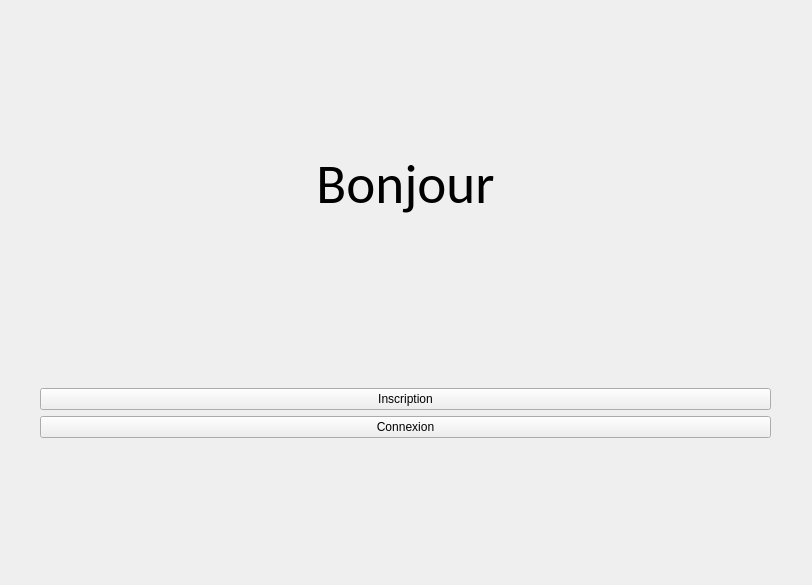
<?xml version="1.0" encoding="UTF-8"?>
<ui version="4.0">
 <class>windows</class>
 <widget class="QWidget" name="windows">
  <property name="geometry">
   <rect>
    <x>0</x>
    <y>0</y>
    <width>812</width>
    <height>585</height>
   </rect>
  </property>
  <property name="windowTitle">
   <string>ShareCount</string>
  </property>
  <widget class="QStackedWidget" name="stackedWidget">
   <property name="geometry">
    <rect>
     <x>0</x>
     <y>0</y>
     <width>811</width>
     <height>581</height>
    </rect>
   </property>
   <property name="currentIndex">
    <number>0</number>
   </property>
   <widget class="QWidget" name="connexion_inscription">
    <widget class="QWidget" name="gridLayoutWidget_5">
     <property name="geometry">
      <rect>
       <x>0</x>
       <y>0</y>
       <width>811</width>
       <height>581</height>
      </rect>
     </property>
     <layout class="QGridLayout" name="gridLayout_5">
      <item row="4" column="1">
       <widget class="QPushButton" name="bouttonInscription">
        <property name="text">
         <string>Inscription</string>
        </property>
       </widget>
      </item>
      <item row="5" column="1">
       <widget class="QPushButton" name="bouttonConnexion">
        <property name="text">
         <string>Connexion</string>
        </property>
       </widget>
      </item>
      <item row="4" column="2">
       <spacer name="horizontalSpacer_10">
        <property name="orientation">
         <enum>Qt::Horizontal</enum>
        </property>
        <property name="sizeType">
         <enum>QSizePolicy::Minimum</enum>
        </property>
        <property name="sizeHint" stdset="0">
         <size>
          <width>40</width>
          <height>20</height>
         </size>
        </property>
       </spacer>
      </item>
      <item row="6" column="1">
       <spacer name="verticalSpacer_9">
        <property name="orientation">
         <enum>Qt::Vertical</enum>
        </property>
        <property name="sizeHint" stdset="0">
         <size>
          <width>20</width>
          <height>40</height>
         </size>
        </property>
       </spacer>
      </item>
      <item row="0" column="1">
       <spacer name="verticalSpacer_10">
        <property name="orientation">
         <enum>Qt::Vertical</enum>
        </property>
        <property name="sizeType">
         <enum>QSizePolicy::Minimum</enum>
        </property>
        <property name="sizeHint" stdset="0">
         <size>
          <width>20</width>
          <height>150</height>
         </size>
        </property>
       </spacer>
      </item>
      <item row="3" column="1">
       <widget class="QLabel" name="label">
        <property name="text">
         <string/>
        </property>
       </widget>
      </item>
      <item row="4" column="0">
       <spacer name="horizontalSpacer_11">
        <property name="orientation">
         <enum>Qt::Horizontal</enum>
        </property>
        <property name="sizeType">
         <enum>QSizePolicy::Minimum</enum>
        </property>
        <property name="sizeHint" stdset="0">
         <size>
          <width>40</width>
          <height>20</height>
         </size>
        </property>
       </spacer>
      </item>
      <item row="1" column="1">
       <widget class="QLabel" name="label_3">
        <property name="font">
         <font>
          <family>Calibri</family>
          <pointsize>41</pointsize>
         </font>
        </property>
        <property name="text">
         <string>Bonjour</string>
        </property>
        <property name="textFormat">
         <enum>Qt::AutoText</enum>
        </property>
        <property name="alignment">
         <set>Qt::AlignCenter</set>
        </property>
       </widget>
      </item>
      <item row="2" column="1">
       <spacer name="verticalSpacer_11">
        <property name="orientation">
         <enum>Qt::Vertical</enum>
        </property>
        <property name="sizeHint" stdset="0">
         <size>
          <width>20</width>
          <height>40</height>
         </size>
        </property>
       </spacer>
      </item>
     </layout>
    </widget>
   </widget>
   <widget class="QWidget" name="inscription">
    <widget class="QWidget" name="gridLayoutWidget_6">
     <property name="geometry">
      <rect>
       <x>0</x>
       <y>0</y>
       <width>811</width>
       <height>581</height>
      </rect>
     </property>
     <layout class="QGridLayout" name="gridLayout_6">
      <item row="3" column="1">
       <widget class="QLabel" name="label_5">
        <property name="text">
         <string>Prenom :</string>
        </property>
       </widget>
      </item>
      <item row="4" column="1">
       <widget class="QLineEdit" name="lineEdit_Prenom">
        <property name="echoMode">
         <enum>QLineEdit::Normal</enum>
        </property>
       </widget>
      </item>
      <item row="15" column="1">
       <spacer name="verticalSpacer_12">
        <property name="orientation">
         <enum>Qt::Vertical</enum>
        </property>
        <property name="sizeType">
         <enum>QSizePolicy::Minimum</enum>
        </property>
        <property name="sizeHint" stdset="0">
         <size>
          <width>40</width>
          <height>80</height>
         </size>
        </property>
       </spacer>
      </item>
      <item row="2" column="2">
       <spacer name="horizontalSpacer_12">
        <property name="orientation">
         <enum>Qt::Horizontal</enum>
        </property>
        <property name="sizeType">
         <enum>QSizePolicy::Preferred</enum>
        </property>
        <property name="sizeHint" stdset="0">
         <size>
          <width>200</width>
          <height>20</height>
         </size>
        </property>
       </spacer>
      </item>
      <item row="2" column="1">
       <widget class="QLineEdit" name="lineEdit_Nom"/>
      </item>
      <item row="21" column="1">
       <spacer name="verticalSpacer_13">
        <property name="orientation">
         <enum>Qt::Vertical</enum>
        </property>
        <property name="sizeType">
         <enum>QSizePolicy::Minimum</enum>
        </property>
        <property name="sizeHint" stdset="0">
         <size>
          <width>20</width>
          <height>40</height>
         </size>
        </property>
       </spacer>
      </item>
      <item row="2" column="0">
       <spacer name="horizontalSpacer_13">
        <property name="orientation">
         <enum>Qt::Horizontal</enum>
        </property>
        <property name="sizeType">
         <enum>QSizePolicy::Preferred</enum>
        </property>
        <property name="sizeHint" stdset="0">
         <size>
          <width>200</width>
          <height>20</height>
         </size>
        </property>
       </spacer>
      </item>
      <item row="8" column="1">
       <widget class="QLabel" name="label_8">
        <property name="text">
         <string>Pseudo :</string>
        </property>
       </widget>
      </item>
      <item row="19" column="1">
       <spacer name="verticalSpacer_14">
        <property name="orientation">
         <enum>Qt::Vertical</enum>
        </property>
        <property name="sizeType">
         <enum>QSizePolicy::Minimum</enum>
        </property>
        <property name="sizeHint" stdset="0">
         <size>
          <width>20</width>
          <height>20</height>
         </size>
        </property>
       </spacer>
      </item>
      <item row="1" column="1">
       <widget class="QLabel" name="label_9">
        <property name="text">
         <string>Nom :</string>
        </property>
       </widget>
      </item>
      <item row="14" column="0">
       <spacer name="verticalSpacer_15">
        <property name="orientation">
         <enum>Qt::Vertical</enum>
        </property>
        <property name="sizeType">
         <enum>QSizePolicy::Maximum</enum>
        </property>
        <property name="sizeHint" stdset="0">
         <size>
          <width>20</width>
          <height>80</height>
         </size>
        </property>
       </spacer>
      </item>
      <item row="14" column="2">
       <spacer name="verticalSpacer_16">
        <property name="orientation">
         <enum>Qt::Vertical</enum>
        </property>
        <property name="sizeType">
         <enum>QSizePolicy::Maximum</enum>
        </property>
        <property name="sizeHint" stdset="0">
         <size>
          <width>20</width>
          <height>80</height>
         </size>
        </property>
       </spacer>
      </item>
      <item row="0" column="1">
       <spacer name="verticalSpacer_17">
        <property name="orientation">
         <enum>Qt::Vertical</enum>
        </property>
        <property name="sizeType">
         <enum>QSizePolicy::Maximum</enum>
        </property>
        <property name="sizeHint" stdset="0">
         <size>
          <width>20</width>
          <height>40</height>
         </size>
        </property>
       </spacer>
      </item>
      <item row="20" column="1">
       <widget class="QPushButton" name="retourAccueil_inscription">
        <property name="text">
         <string>Accueil</string>
        </property>
       </widget>
      </item>
      <item row="12" column="1">
       <widget class="QLineEdit" name="lineEdit_Mdp_inscription">
        <property name="echoMode">
         <enum>QLineEdit::Password</enum>
        </property>
       </widget>
      </item>
      <item row="11" column="1">
       <widget class="QLabel" name="label_10">
        <property name="text">
         <string>Mdp :</string>
        </property>
       </widget>
      </item>
      <item row="18" column="1">
       <widget class="QPushButton" name="boutton_Inscription">
        <property name="text">
         <string>Créer Compte</string>
        </property>
       </widget>
      </item>
      <item row="10" column="1">
       <widget class="QLineEdit" name="lineEdit_Pseudo">
        <property name="echoMode">
         <enum>QLineEdit::Normal</enum>
        </property>
       </widget>
      </item>
      <item row="7" column="1">
       <widget class="QLineEdit" name="lineEdit_eMail_inscription"/>
      </item>
      <item row="6" column="1">
       <widget class="QLabel" name="label_11">
        <property name="text">
         <string>eMail :</string>
        </property>
       </widget>
      </item>
      <item row="14" column="1">
       <widget class="QGroupBox" name="mailValide">
        <property name="enabled">
         <bool>true</bool>
        </property>
        <property name="autoFillBackground">
         <bool>false</bool>
        </property>
        <property name="title">
         <string/>
        </property>
        <property name="flat">
         <bool>false</bool>
        </property>
        <widget class="QRadioButton" name="buttonmailvalide">
         <property name="geometry">
          <rect>
           <x>60</x>
           <y>0</y>
           <width>121</width>
           <height>91</height>
          </rect>
         </property>
         <property name="layoutDirection">
          <enum>Qt::LeftToRight</enum>
         </property>
         <property name="text">
          <string>eMailvalidé</string>
         </property>
        </widget>
        <widget class="QRadioButton" name="buttonmailInvalide">
         <property name="geometry">
          <rect>
           <x>250</x>
           <y>0</y>
           <width>131</width>
           <height>91</height>
          </rect>
         </property>
         <property name="layoutDirection">
          <enum>Qt::LeftToRight</enum>
         </property>
         <property name="text">
          <string>eMailNonvalidé</string>
         </property>
        </widget>
       </widget>
      </item>
     </layout>
    </widget>
   </widget>
   <widget class="QWidget" name="connexion">
    <widget class="QWidget" name="gridLayoutWidget_4">
     <property name="geometry">
      <rect>
       <x>0</x>
       <y>0</y>
       <width>811</width>
       <height>581</height>
      </rect>
     </property>
     <layout class="QGridLayout" name="gridLayout_4">
      <item row="1" column="2">
       <spacer name="horizontalSpacer_4">
        <property name="orientation">
         <enum>Qt::Horizontal</enum>
        </property>
        <property name="sizeType">
         <enum>QSizePolicy::Minimum</enum>
        </property>
        <property name="sizeHint" stdset="0">
         <size>
          <width>200</width>
          <height>20</height>
         </size>
        </property>
       </spacer>
      </item>
      <item row="14" column="1">
       <spacer name="verticalSpacer_7">
        <property name="orientation">
         <enum>Qt::Vertical</enum>
        </property>
        <property name="sizeHint" stdset="0">
         <size>
          <width>20</width>
          <height>40</height>
         </size>
        </property>
       </spacer>
      </item>
      <item row="1" column="1">
       <widget class="QLabel" name="label_2">
        <property name="text">
         <string>e-mail :</string>
        </property>
       </widget>
      </item>
      <item row="12" column="1">
       <widget class="QLabel" name="label_6">
        <property name="text">
         <string/>
        </property>
       </widget>
      </item>
      <item row="11" column="1">
       <widget class="QPushButton" name="boutton_connexion">
        <property name="text">
         <string>Connexion</string>
        </property>
       </widget>
      </item>
      <item row="1" column="0">
       <spacer name="horizontalSpacer_6">
        <property name="orientation">
         <enum>Qt::Horizontal</enum>
        </property>
        <property name="sizeType">
         <enum>QSizePolicy::Minimum</enum>
        </property>
        <property name="sizeHint" stdset="0">
         <size>
          <width>200</width>
          <height>20</height>
         </size>
        </property>
       </spacer>
      </item>
      <item row="13" column="1">
       <widget class="QPushButton" name="retourAccueil_connexion">
        <property name="text">
         <string>Accueil</string>
        </property>
       </widget>
      </item>
      <item row="0" column="1">
       <spacer name="verticalSpacer_6">
        <property name="orientation">
         <enum>Qt::Vertical</enum>
        </property>
        <property name="sizeHint" stdset="0">
         <size>
          <width>20</width>
          <height>40</height>
         </size>
        </property>
       </spacer>
      </item>
      <item row="4" column="1">
       <widget class="QLineEdit" name="lineEdit_eMail"/>
      </item>
      <item row="7" column="1">
       <widget class="QLabel" name="label_4">
        <property name="text">
         <string>Mot de passe :</string>
        </property>
       </widget>
      </item>
      <item row="9" column="1">
       <widget class="QLabel" name="label_7">
        <property name="text">
         <string/>
        </property>
       </widget>
      </item>
      <item row="8" column="1">
       <widget class="QLineEdit" name="lineEdit_Mdp">
        <property name="echoMode">
         <enum>QLineEdit::Password</enum>
        </property>
       </widget>
      </item>
      <item row="5" column="1">
       <spacer name="verticalSpacer_8">
        <property name="orientation">
         <enum>Qt::Vertical</enum>
        </property>
        <property name="sizeType">
         <enum>QSizePolicy::Minimum</enum>
        </property>
        <property name="sizeHint" stdset="0">
         <size>
          <width>20</width>
          <height>20</height>
         </size>
        </property>
       </spacer>
      </item>
     </layout>
    </widget>
   </widget>
   <widget class="QWidget" name="accueilUtilisateur">
    <widget class="QWidget" name="gridLayoutWidget">
     <property name="geometry">
      <rect>
       <x>0</x>
       <y>0</y>
       <width>811</width>
       <height>581</height>
      </rect>
     </property>
     <layout class="QGridLayout" name="gridLayout">
      <item row="2" column="4">
       <spacer name="horizontalSpacer_2">
        <property name="orientation">
         <enum>Qt::Horizontal</enum>
        </property>
        <property name="sizeHint" stdset="0">
         <size>
          <width>40</width>
          <height>20</height>
         </size>
        </property>
       </spacer>
      </item>
      <item row="5" column="2">
       <spacer name="verticalSpacer_18">
        <property name="orientation">
         <enum>Qt::Vertical</enum>
        </property>
        <property name="sizeType">
         <enum>QSizePolicy::Minimum</enum>
        </property>
        <property name="sizeHint" stdset="0">
         <size>
          <width>20</width>
          <height>40</height>
         </size>
        </property>
       </spacer>
      </item>
      <item row="1" column="3">
       <widget class="QLabel" name="cag">
        <property name="font">
         <font>
          <pointsize>12</pointsize>
         </font>
        </property>
        <property name="text">
         <string>Cagnottes</string>
        </property>
        <property name="alignment">
         <set>Qt::AlignCenter</set>
        </property>
       </widget>
      </item>
      <item row="4" column="2">
       <widget class="QPushButton" name="retour_accueil">
        <property name="text">
         <string>Retour</string>
        </property>
       </widget>
      </item>
      <item row="3" column="2">
       <spacer name="verticalSpacer">
        <property name="orientation">
         <enum>Qt::Vertical</enum>
        </property>
        <property name="sizeType">
         <enum>QSizePolicy::Minimum</enum>
        </property>
        <property name="sizeHint" stdset="0">
         <size>
          <width>20</width>
          <height>40</height>
         </size>
        </property>
       </spacer>
      </item>
      <item row="2" column="0">
       <spacer name="horizontalSpacer">
        <property name="orientation">
         <enum>Qt::Horizontal</enum>
        </property>
        <property name="sizeHint" stdset="0">
         <size>
          <width>40</width>
          <height>20</height>
         </size>
        </property>
       </spacer>
      </item>
      <item row="2" column="3">
       <widget class="QListView" name="listCagnotte">
        <property name="editTriggers">
         <set>QAbstractItemView::NoEditTriggers</set>
        </property>
       </widget>
      </item>
      <item row="0" column="1" colspan="3">
       <widget class="QLabel" name="NomPrenom">
        <property name="font">
         <font>
          <pointsize>23</pointsize>
         </font>
        </property>
        <property name="text">
         <string>TextLabel</string>
        </property>
        <property name="alignment">
         <set>Qt::AlignHCenter|Qt::AlignTop</set>
        </property>
       </widget>
      </item>
      <item row="4" column="3">
       <widget class="QPushButton" name="creerCagnotte">
        <property name="text">
         <string>Créer une Cagnotte</string>
        </property>
       </widget>
      </item>
      <item row="2" column="2">
       <spacer name="horizontalSpacer_3">
        <property name="orientation">
         <enum>Qt::Horizontal</enum>
        </property>
        <property name="sizeHint" stdset="0">
         <size>
          <width>40</width>
          <height>20</height>
         </size>
        </property>
       </spacer>
      </item>
      <item row="2" column="1">
       <widget class="QListView" name="listComptePartage">
        <property name="editTriggers">
         <set>QAbstractItemView::NoEditTriggers</set>
        </property>
       </widget>
      </item>
      <item row="1" column="1">
       <widget class="QLabel" name="cmp">
        <property name="font">
         <font>
          <pointsize>12</pointsize>
         </font>
        </property>
        <property name="text">
         <string>Comptes Partagés</string>
        </property>
        <property name="alignment">
         <set>Qt::AlignCenter</set>
        </property>
       </widget>
      </item>
      <item row="4" column="1">
       <widget class="QPushButton" name="creerCompte">
        <property name="text">
         <string>Créer un Compte Partagés</string>
        </property>
       </widget>
      </item>
     </layout>
    </widget>
   </widget>
   <widget class="QWidget" name="cagnotte">
    <widget class="QWidget" name="gridLayoutWidget_2">
     <property name="geometry">
      <rect>
       <x>0</x>
       <y>0</y>
       <width>811</width>
       <height>581</height>
      </rect>
     </property>
     <layout class="QGridLayout" name="gridLayout_2">
      <item row="0" column="1">
       <widget class="QLabel" name="nomCagnotte">
        <property name="font">
         <font>
          <pointsize>17</pointsize>
         </font>
        </property>
        <property name="text">
         <string>TextLabel</string>
        </property>
        <property name="alignment">
         <set>Qt::AlignCenter</set>
        </property>
       </widget>
      </item>
      <item row="1" column="3">
       <spacer name="horizontalSpacer_5">
        <property name="orientation">
         <enum>Qt::Horizontal</enum>
        </property>
        <property name="sizeHint" stdset="0">
         <size>
          <width>40</width>
          <height>20</height>
         </size>
        </property>
       </spacer>
      </item>
      <item row="11" column="1">
       <spacer name="verticalSpacer_3">
        <property name="orientation">
         <enum>Qt::Vertical</enum>
        </property>
        <property name="sizeType">
         <enum>QSizePolicy::Minimum</enum>
        </property>
        <property name="sizeHint" stdset="0">
         <size>
          <width>20</width>
          <height>40</height>
         </size>
        </property>
       </spacer>
      </item>
      <item row="3" column="1">
       <spacer name="verticalSpacer_2">
        <property name="orientation">
         <enum>Qt::Vertical</enum>
        </property>
        <property name="sizeType">
         <enum>QSizePolicy::Minimum</enum>
        </property>
        <property name="sizeHint" stdset="0">
         <size>
          <width>20</width>
          <height>40</height>
         </size>
        </property>
       </spacer>
      </item>
      <item row="8" column="1">
       <spacer name="verticalSpacer_19">
        <property name="orientation">
         <enum>Qt::Vertical</enum>
        </property>
        <property name="sizeType">
         <enum>QSizePolicy::Minimum</enum>
        </property>
        <property name="sizeHint" stdset="0">
         <size>
          <width>20</width>
          <height>40</height>
         </size>
        </property>
       </spacer>
      </item>
      <item row="1" column="1">
       <widget class="QListView" name="liste_cagnotte">
        <property name="editTriggers">
         <set>QAbstractItemView::NoEditTriggers</set>
        </property>
       </widget>
      </item>
      <item row="7" column="1">
       <widget class="QPushButton" name="retour_cagnotte">
        <property name="text">
         <string>Retour</string>
        </property>
       </widget>
      </item>
      <item row="5" column="1">
       <widget class="QPushButton" name="retirerFond">
        <property name="text">
         <string>Retirer fonds</string>
        </property>
       </widget>
      </item>
      <item row="4" column="1">
       <widget class="QPushButton" name="addFond">
        <property name="text">
         <string>Add fonds</string>
        </property>
       </widget>
      </item>
      <item row="6" column="1">
       <widget class="QPushButton" name="addPart_cagnotte">
        <property name="text">
         <string>Add Participant</string>
        </property>
       </widget>
      </item>
      <item row="9" column="1">
       <widget class="QLabel" name="label_12">
        <property name="text">
         <string>Actions passées</string>
        </property>
        <property name="alignment">
         <set>Qt::AlignCenter</set>
        </property>
       </widget>
      </item>
      <item row="10" column="1">
       <widget class="QListView" name="liste_Historique">
        <property name="editTriggers">
         <set>QAbstractItemView::NoEditTriggers</set>
        </property>
       </widget>
      </item>
      <item row="1" column="0">
       <spacer name="horizontalSpacer_7">
        <property name="orientation">
         <enum>Qt::Horizontal</enum>
        </property>
        <property name="sizeHint" stdset="0">
         <size>
          <width>40</width>
          <height>20</height>
         </size>
        </property>
       </spacer>
      </item>
      <item row="2" column="1">
       <widget class="QLabel" name="fondDispo">
        <property name="text">
         <string>TextLabel</string>
        </property>
        <property name="alignment">
         <set>Qt::AlignCenter</set>
        </property>
       </widget>
      </item>
     </layout>
    </widget>
   </widget>
   <widget class="QWidget" name="comptePartage">
    <widget class="QWidget" name="gridLayoutWidget_3">
     <property name="geometry">
      <rect>
       <x>0</x>
       <y>0</y>
       <width>811</width>
       <height>581</height>
      </rect>
     </property>
     <layout class="QGridLayout" name="gridLayout_3">
      <item row="1" column="0">
       <spacer name="horizontalSpacer_8">
        <property name="orientation">
         <enum>Qt::Horizontal</enum>
        </property>
        <property name="sizeHint" stdset="0">
         <size>
          <width>40</width>
          <height>20</height>
         </size>
        </property>
       </spacer>
      </item>
      <item row="1" column="1">
       <widget class="QListView" name="liste_compte">
        <property name="editTriggers">
         <set>QAbstractItemView::NoEditTriggers</set>
        </property>
       </widget>
      </item>
      <item row="5" column="1">
       <widget class="QPushButton" name="retour_comptepartage">
        <property name="text">
         <string>Retour</string>
        </property>
       </widget>
      </item>
      <item row="9" column="1">
       <spacer name="verticalSpacer_5">
        <property name="orientation">
         <enum>Qt::Vertical</enum>
        </property>
        <property name="sizeType">
         <enum>QSizePolicy::Minimum</enum>
        </property>
        <property name="sizeHint" stdset="0">
         <size>
          <width>20</width>
          <height>40</height>
         </size>
        </property>
       </spacer>
      </item>
      <item row="8" column="1">
       <widget class="QListView" name="listeDettes">
        <property name="editTriggers">
         <set>QAbstractItemView::NoEditTriggers</set>
        </property>
       </widget>
      </item>
      <item row="2" column="1">
       <spacer name="verticalSpacer_4">
        <property name="orientation">
         <enum>Qt::Vertical</enum>
        </property>
        <property name="sizeType">
         <enum>QSizePolicy::Minimum</enum>
        </property>
        <property name="sizeHint" stdset="0">
         <size>
          <width>20</width>
          <height>40</height>
         </size>
        </property>
       </spacer>
      </item>
      <item row="4" column="1">
       <widget class="QPushButton" name="addPart_compte">
        <property name="text">
         <string>Add Participant</string>
        </property>
       </widget>
      </item>
      <item row="3" column="1">
       <widget class="QPushButton" name="addDep">
        <property name="text">
         <string>Add dépense</string>
        </property>
       </widget>
      </item>
      <item row="0" column="1">
       <widget class="QLabel" name="nomCompte">
        <property name="font">
         <font>
          <pointsize>17</pointsize>
         </font>
        </property>
        <property name="text">
         <string>TextLabel</string>
        </property>
        <property name="alignment">
         <set>Qt::AlignCenter</set>
        </property>
       </widget>
      </item>
      <item row="6" column="1">
       <spacer name="verticalSpacer_20">
        <property name="orientation">
         <enum>Qt::Vertical</enum>
        </property>
        <property name="sizeType">
         <enum>QSizePolicy::Minimum</enum>
        </property>
        <property name="sizeHint" stdset="0">
         <size>
          <width>20</width>
          <height>40</height>
         </size>
        </property>
       </spacer>
      </item>
      <item row="1" column="2">
       <spacer name="horizontalSpacer_9">
        <property name="orientation">
         <enum>Qt::Horizontal</enum>
        </property>
        <property name="sizeType">
         <enum>QSizePolicy::MinimumExpanding</enum>
        </property>
        <property name="sizeHint" stdset="0">
         <size>
          <width>40</width>
          <height>20</height>
         </size>
        </property>
       </spacer>
      </item>
      <item row="7" column="1">
       <widget class="QLabel" name="label_13">
        <property name="text">
         <string>Dettes </string>
        </property>
        <property name="alignment">
         <set>Qt::AlignCenter</set>
        </property>
       </widget>
      </item>
     </layout>
    </widget>
   </widget>
  </widget>
 </widget>
 <tabstops>
  <tabstop>lineEdit_Nom</tabstop>
  <tabstop>lineEdit_Prenom</tabstop>
  <tabstop>lineEdit_eMail_inscription</tabstop>
  <tabstop>lineEdit_Pseudo</tabstop>
  <tabstop>lineEdit_Mdp_inscription</tabstop>
  <tabstop>buttonmailvalide</tabstop>
  <tabstop>buttonmailInvalide</tabstop>
  <tabstop>boutton_Inscription</tabstop>
  <tabstop>retourAccueil_inscription</tabstop>
  <tabstop>bouttonInscription</tabstop>
  <tabstop>bouttonConnexion</tabstop>
  <tabstop>lineEdit_eMail</tabstop>
  <tabstop>lineEdit_Mdp</tabstop>
  <tabstop>boutton_connexion</tabstop>
  <tabstop>retourAccueil_connexion</tabstop>
  <tabstop>retour_accueil</tabstop>
  <tabstop>addFond</tabstop>
  <tabstop>addPart_cagnotte</tabstop>
  <tabstop>retour_cagnotte</tabstop>
  <tabstop>addDep</tabstop>
  <tabstop>addPart_compte</tabstop>
  <tabstop>retour_comptepartage</tabstop>
  <tabstop>liste_cagnotte</tabstop>
  <tabstop>liste_compte</tabstop>
  <tabstop>listCagnotte</tabstop>
  <tabstop>listComptePartage</tabstop>
 </tabstops>
 <resources/>
 <connections/>
</ui>
